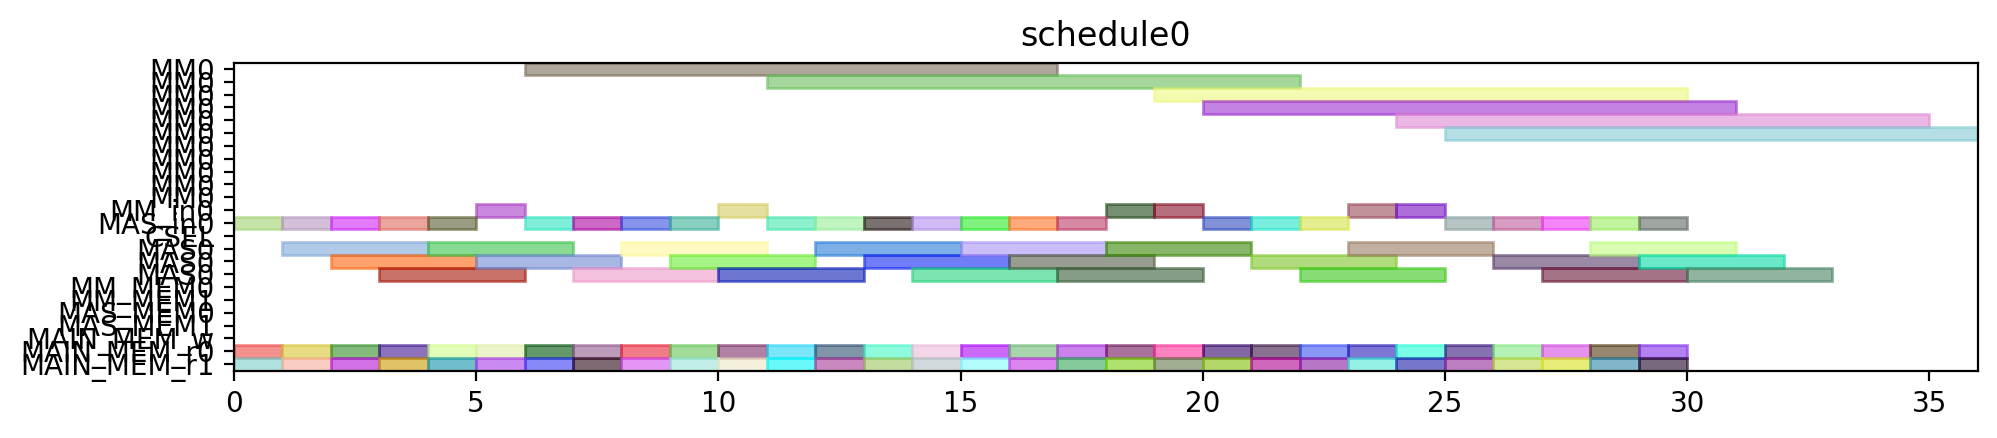

Generate this figure with Python:
from pyschedule import Scenario, solvers, plotters, alt


def solve():
	horizon = 149
	S = Scenario("schedule0", horizon=horizon)

	# resource
	MM = S.Resources('MM', num=1, size=11)
	MM_in = S.Resources('MM_in', num=1)
	MAS_in = S.Resources('MAS_in', num=1)
	CSEL = S.Resource('CSEL')
	MAS = S.Resources('MAS', num=1, size=3, periods=range(1, horizon))
	MM_MEM = S.Resources('MM_MEM', num=2)
	MAS_MEM = S.Resources('MAS_MEM', num=2)
	MAIN_MEM_w = S.Resource('MAIN_MEM_w', size=1)
	MAIN_MEM_r = S.Resources('MAIN_MEM_r', num=2)

	# result of previous scheduling

	# new tasks
	d_t0_a1_0 = S.Task('d_t0_a1_0', length=3, delay_cost=1)
	d_t0_a1_0 += alt(MAS)
	d_t0_a1_0_in = S.Task('d_t0_a1_0_in', length=1, delay_cost=1)
	d_t0_a1_0_in += alt(MAS_in)
	S += d_t0_a1_0_in*MAS_in[0]<=d_t0_a1_0*MAS[0]

	d_t0_a1_0_mem0 = S.Task('d_t0_a1_0_mem0', length=1, delay_cost=1)
	d_t0_a1_0_mem0 += MAIN_MEM_r[0]
	S += d_t0_a1_0_mem0 <= d_t0_a1_0

	d_t0_a1_0_mem1 = S.Task('d_t0_a1_0_mem1', length=1, delay_cost=1)
	d_t0_a1_0_mem1 += MAIN_MEM_r[1]
	S += d_t0_a1_0_mem1 <= d_t0_a1_0

	d_t0_a1_1 = S.Task('d_t0_a1_1', length=3, delay_cost=1)
	d_t0_a1_1 += alt(MAS)
	d_t0_a1_1_in = S.Task('d_t0_a1_1_in', length=1, delay_cost=1)
	d_t0_a1_1_in += alt(MAS_in)
	S += d_t0_a1_1_in*MAS_in[0]<=d_t0_a1_1*MAS[0]

	d_t0_a1_1_mem0 = S.Task('d_t0_a1_1_mem0', length=1, delay_cost=1)
	d_t0_a1_1_mem0 += MAIN_MEM_r[0]
	S += d_t0_a1_1_mem0 <= d_t0_a1_1

	d_t0_a1_1_mem1 = S.Task('d_t0_a1_1_mem1', length=1, delay_cost=1)
	d_t0_a1_1_mem1 += MAIN_MEM_r[1]
	S += d_t0_a1_1_mem1 <= d_t0_a1_1

	d_t0_t10 = S.Task('d_t0_t10', length=3, delay_cost=1)
	d_t0_t10 += alt(MAS)
	d_t0_t10_in = S.Task('d_t0_t10_in', length=1, delay_cost=1)
	d_t0_t10_in += alt(MAS_in)
	S += d_t0_t10_in*MAS_in[0]<=d_t0_t10*MAS[0]

	d_t0_t10_mem0 = S.Task('d_t0_t10_mem0', length=1, delay_cost=1)
	d_t0_t10_mem0 += MAIN_MEM_r[0]
	S += d_t0_t10_mem0 <= d_t0_t10

	d_t0_t10_mem1 = S.Task('d_t0_t10_mem1', length=1, delay_cost=1)
	d_t0_t10_mem1 += MAIN_MEM_r[1]
	S += d_t0_t10_mem1 <= d_t0_t10

	d_t0_t11 = S.Task('d_t0_t11', length=3, delay_cost=1)
	d_t0_t11 += alt(MAS)
	d_t0_t11_in = S.Task('d_t0_t11_in', length=1, delay_cost=1)
	d_t0_t11_in += alt(MAS_in)
	S += d_t0_t11_in*MAS_in[0]<=d_t0_t11*MAS[0]

	d_t0_t11_mem0 = S.Task('d_t0_t11_mem0', length=1, delay_cost=1)
	d_t0_t11_mem0 += MAIN_MEM_r[0]
	S += d_t0_t11_mem0 <= d_t0_t11

	d_t0_t11_mem1 = S.Task('d_t0_t11_mem1', length=1, delay_cost=1)
	d_t0_t11_mem1 += MAIN_MEM_r[1]
	S += d_t0_t11_mem1 <= d_t0_t11

	d_t0_t3_t0 = S.Task('d_t0_t3_t0', length=11, delay_cost=1)
	d_t0_t3_t0 += alt(MM)
	d_t0_t3_t0_in = S.Task('d_t0_t3_t0_in', length=1, delay_cost=1)
	d_t0_t3_t0_in += alt(MM_in)
	S += d_t0_t3_t0_in*MM_in[0]<=d_t0_t3_t0*MM[0]
	d_t0_t3_t0_mem0 = S.Task('d_t0_t3_t0_mem0', length=1, delay_cost=1)
	d_t0_t3_t0_mem0 += MAIN_MEM_r[0]
	S += d_t0_t3_t0_mem0 <= d_t0_t3_t0

	d_t0_t3_t0_mem1 = S.Task('d_t0_t3_t0_mem1', length=1, delay_cost=1)
	d_t0_t3_t0_mem1 += MAIN_MEM_r[1]
	S += d_t0_t3_t0_mem1 <= d_t0_t3_t0

	d_t0_t3_t1 = S.Task('d_t0_t3_t1', length=11, delay_cost=1)
	d_t0_t3_t1 += alt(MM)
	d_t0_t3_t1_in = S.Task('d_t0_t3_t1_in', length=1, delay_cost=1)
	d_t0_t3_t1_in += alt(MM_in)
	S += d_t0_t3_t1_in*MM_in[0]<=d_t0_t3_t1*MM[0]
	d_t0_t3_t1_mem0 = S.Task('d_t0_t3_t1_mem0', length=1, delay_cost=1)
	d_t0_t3_t1_mem0 += MAIN_MEM_r[0]
	S += d_t0_t3_t1_mem0 <= d_t0_t3_t1

	d_t0_t3_t1_mem1 = S.Task('d_t0_t3_t1_mem1', length=1, delay_cost=1)
	d_t0_t3_t1_mem1 += MAIN_MEM_r[1]
	S += d_t0_t3_t1_mem1 <= d_t0_t3_t1

	d_t0_t3_t2 = S.Task('d_t0_t3_t2', length=3, delay_cost=1)
	d_t0_t3_t2 += alt(MAS)
	d_t0_t3_t2_in = S.Task('d_t0_t3_t2_in', length=1, delay_cost=1)
	d_t0_t3_t2_in += alt(MAS_in)
	S += d_t0_t3_t2_in*MAS_in[0]<=d_t0_t3_t2*MAS[0]

	d_t0_t3_t2_mem0 = S.Task('d_t0_t3_t2_mem0', length=1, delay_cost=1)
	d_t0_t3_t2_mem0 += MAIN_MEM_r[0]
	S += d_t0_t3_t2_mem0 <= d_t0_t3_t2

	d_t0_t3_t2_mem1 = S.Task('d_t0_t3_t2_mem1', length=1, delay_cost=1)
	d_t0_t3_t2_mem1 += MAIN_MEM_r[1]
	S += d_t0_t3_t2_mem1 <= d_t0_t3_t2

	d_t0_t3_t3 = S.Task('d_t0_t3_t3', length=3, delay_cost=1)
	d_t0_t3_t3 += alt(MAS)
	d_t0_t3_t3_in = S.Task('d_t0_t3_t3_in', length=1, delay_cost=1)
	d_t0_t3_t3_in += alt(MAS_in)
	S += d_t0_t3_t3_in*MAS_in[0]<=d_t0_t3_t3*MAS[0]

	d_t0_t3_t3_mem0 = S.Task('d_t0_t3_t3_mem0', length=1, delay_cost=1)
	d_t0_t3_t3_mem0 += MAIN_MEM_r[0]
	S += d_t0_t3_t3_mem0 <= d_t0_t3_t3

	d_t0_t3_t3_mem1 = S.Task('d_t0_t3_t3_mem1', length=1, delay_cost=1)
	d_t0_t3_t3_mem1 += MAIN_MEM_r[1]
	S += d_t0_t3_t3_mem1 <= d_t0_t3_t3

	d_t1_a1_0 = S.Task('d_t1_a1_0', length=3, delay_cost=1)
	d_t1_a1_0 += alt(MAS)
	d_t1_a1_0_in = S.Task('d_t1_a1_0_in', length=1, delay_cost=1)
	d_t1_a1_0_in += alt(MAS_in)
	S += d_t1_a1_0_in*MAS_in[0]<=d_t1_a1_0*MAS[0]

	d_t1_a1_0_mem0 = S.Task('d_t1_a1_0_mem0', length=1, delay_cost=1)
	d_t1_a1_0_mem0 += MAIN_MEM_r[0]
	S += d_t1_a1_0_mem0 <= d_t1_a1_0

	d_t1_a1_0_mem1 = S.Task('d_t1_a1_0_mem1', length=1, delay_cost=1)
	d_t1_a1_0_mem1 += MAIN_MEM_r[1]
	S += d_t1_a1_0_mem1 <= d_t1_a1_0

	d_t1_a1_1 = S.Task('d_t1_a1_1', length=3, delay_cost=1)
	d_t1_a1_1 += alt(MAS)
	d_t1_a1_1_in = S.Task('d_t1_a1_1_in', length=1, delay_cost=1)
	d_t1_a1_1_in += alt(MAS_in)
	S += d_t1_a1_1_in*MAS_in[0]<=d_t1_a1_1*MAS[0]

	d_t1_a1_1_mem0 = S.Task('d_t1_a1_1_mem0', length=1, delay_cost=1)
	d_t1_a1_1_mem0 += MAIN_MEM_r[0]
	S += d_t1_a1_1_mem0 <= d_t1_a1_1

	d_t1_a1_1_mem1 = S.Task('d_t1_a1_1_mem1', length=1, delay_cost=1)
	d_t1_a1_1_mem1 += MAIN_MEM_r[1]
	S += d_t1_a1_1_mem1 <= d_t1_a1_1

	d_t1_t10 = S.Task('d_t1_t10', length=3, delay_cost=1)
	d_t1_t10 += alt(MAS)
	d_t1_t10_in = S.Task('d_t1_t10_in', length=1, delay_cost=1)
	d_t1_t10_in += alt(MAS_in)
	S += d_t1_t10_in*MAS_in[0]<=d_t1_t10*MAS[0]

	d_t1_t10_mem0 = S.Task('d_t1_t10_mem0', length=1, delay_cost=1)
	d_t1_t10_mem0 += MAIN_MEM_r[0]
	S += d_t1_t10_mem0 <= d_t1_t10

	d_t1_t10_mem1 = S.Task('d_t1_t10_mem1', length=1, delay_cost=1)
	d_t1_t10_mem1 += MAIN_MEM_r[1]
	S += d_t1_t10_mem1 <= d_t1_t10

	d_t1_t11 = S.Task('d_t1_t11', length=3, delay_cost=1)
	d_t1_t11 += alt(MAS)
	d_t1_t11_in = S.Task('d_t1_t11_in', length=1, delay_cost=1)
	d_t1_t11_in += alt(MAS_in)
	S += d_t1_t11_in*MAS_in[0]<=d_t1_t11*MAS[0]

	d_t1_t11_mem0 = S.Task('d_t1_t11_mem0', length=1, delay_cost=1)
	d_t1_t11_mem0 += MAIN_MEM_r[0]
	S += d_t1_t11_mem0 <= d_t1_t11

	d_t1_t11_mem1 = S.Task('d_t1_t11_mem1', length=1, delay_cost=1)
	d_t1_t11_mem1 += MAIN_MEM_r[1]
	S += d_t1_t11_mem1 <= d_t1_t11

	d_t1_t3_t0 = S.Task('d_t1_t3_t0', length=11, delay_cost=1)
	d_t1_t3_t0 += alt(MM)
	d_t1_t3_t0_in = S.Task('d_t1_t3_t0_in', length=1, delay_cost=1)
	d_t1_t3_t0_in += alt(MM_in)
	S += d_t1_t3_t0_in*MM_in[0]<=d_t1_t3_t0*MM[0]
	d_t1_t3_t0_mem0 = S.Task('d_t1_t3_t0_mem0', length=1, delay_cost=1)
	d_t1_t3_t0_mem0 += MAIN_MEM_r[0]
	S += d_t1_t3_t0_mem0 <= d_t1_t3_t0

	d_t1_t3_t0_mem1 = S.Task('d_t1_t3_t0_mem1', length=1, delay_cost=1)
	d_t1_t3_t0_mem1 += MAIN_MEM_r[1]
	S += d_t1_t3_t0_mem1 <= d_t1_t3_t0

	d_t1_t3_t1 = S.Task('d_t1_t3_t1', length=11, delay_cost=1)
	d_t1_t3_t1 += alt(MM)
	d_t1_t3_t1_in = S.Task('d_t1_t3_t1_in', length=1, delay_cost=1)
	d_t1_t3_t1_in += alt(MM_in)
	S += d_t1_t3_t1_in*MM_in[0]<=d_t1_t3_t1*MM[0]
	d_t1_t3_t1_mem0 = S.Task('d_t1_t3_t1_mem0', length=1, delay_cost=1)
	d_t1_t3_t1_mem0 += MAIN_MEM_r[0]
	S += d_t1_t3_t1_mem0 <= d_t1_t3_t1

	d_t1_t3_t1_mem1 = S.Task('d_t1_t3_t1_mem1', length=1, delay_cost=1)
	d_t1_t3_t1_mem1 += MAIN_MEM_r[1]
	S += d_t1_t3_t1_mem1 <= d_t1_t3_t1

	d_t1_t3_t2 = S.Task('d_t1_t3_t2', length=3, delay_cost=1)
	d_t1_t3_t2 += alt(MAS)
	d_t1_t3_t2_in = S.Task('d_t1_t3_t2_in', length=1, delay_cost=1)
	d_t1_t3_t2_in += alt(MAS_in)
	S += d_t1_t3_t2_in*MAS_in[0]<=d_t1_t3_t2*MAS[0]

	d_t1_t3_t2_mem0 = S.Task('d_t1_t3_t2_mem0', length=1, delay_cost=1)
	d_t1_t3_t2_mem0 += MAIN_MEM_r[0]
	S += d_t1_t3_t2_mem0 <= d_t1_t3_t2

	d_t1_t3_t2_mem1 = S.Task('d_t1_t3_t2_mem1', length=1, delay_cost=1)
	d_t1_t3_t2_mem1 += MAIN_MEM_r[1]
	S += d_t1_t3_t2_mem1 <= d_t1_t3_t2

	d_t1_t3_t3 = S.Task('d_t1_t3_t3', length=3, delay_cost=1)
	d_t1_t3_t3 += alt(MAS)
	d_t1_t3_t3_in = S.Task('d_t1_t3_t3_in', length=1, delay_cost=1)
	d_t1_t3_t3_in += alt(MAS_in)
	S += d_t1_t3_t3_in*MAS_in[0]<=d_t1_t3_t3*MAS[0]

	d_t1_t3_t3_mem0 = S.Task('d_t1_t3_t3_mem0', length=1, delay_cost=1)
	d_t1_t3_t3_mem0 += MAIN_MEM_r[0]
	S += d_t1_t3_t3_mem0 <= d_t1_t3_t3

	d_t1_t3_t3_mem1 = S.Task('d_t1_t3_t3_mem1', length=1, delay_cost=1)
	d_t1_t3_t3_mem1 += MAIN_MEM_r[1]
	S += d_t1_t3_t3_mem1 <= d_t1_t3_t3

	d_t2_a1_0 = S.Task('d_t2_a1_0', length=3, delay_cost=1)
	d_t2_a1_0 += alt(MAS)
	d_t2_a1_0_in = S.Task('d_t2_a1_0_in', length=1, delay_cost=1)
	d_t2_a1_0_in += alt(MAS_in)
	S += d_t2_a1_0_in*MAS_in[0]<=d_t2_a1_0*MAS[0]

	d_t2_a1_0_mem0 = S.Task('d_t2_a1_0_mem0', length=1, delay_cost=1)
	d_t2_a1_0_mem0 += MAIN_MEM_r[0]
	S += d_t2_a1_0_mem0 <= d_t2_a1_0

	d_t2_a1_0_mem1 = S.Task('d_t2_a1_0_mem1', length=1, delay_cost=1)
	d_t2_a1_0_mem1 += MAIN_MEM_r[1]
	S += d_t2_a1_0_mem1 <= d_t2_a1_0

	d_t2_a1_1 = S.Task('d_t2_a1_1', length=3, delay_cost=1)
	d_t2_a1_1 += alt(MAS)
	d_t2_a1_1_in = S.Task('d_t2_a1_1_in', length=1, delay_cost=1)
	d_t2_a1_1_in += alt(MAS_in)
	S += d_t2_a1_1_in*MAS_in[0]<=d_t2_a1_1*MAS[0]

	d_t2_a1_1_mem0 = S.Task('d_t2_a1_1_mem0', length=1, delay_cost=1)
	d_t2_a1_1_mem0 += MAIN_MEM_r[0]
	S += d_t2_a1_1_mem0 <= d_t2_a1_1

	d_t2_a1_1_mem1 = S.Task('d_t2_a1_1_mem1', length=1, delay_cost=1)
	d_t2_a1_1_mem1 += MAIN_MEM_r[1]
	S += d_t2_a1_1_mem1 <= d_t2_a1_1

	d_t2_t10 = S.Task('d_t2_t10', length=3, delay_cost=1)
	d_t2_t10 += alt(MAS)
	d_t2_t10_in = S.Task('d_t2_t10_in', length=1, delay_cost=1)
	d_t2_t10_in += alt(MAS_in)
	S += d_t2_t10_in*MAS_in[0]<=d_t2_t10*MAS[0]

	d_t2_t10_mem0 = S.Task('d_t2_t10_mem0', length=1, delay_cost=1)
	d_t2_t10_mem0 += MAIN_MEM_r[0]
	S += d_t2_t10_mem0 <= d_t2_t10

	d_t2_t10_mem1 = S.Task('d_t2_t10_mem1', length=1, delay_cost=1)
	d_t2_t10_mem1 += MAIN_MEM_r[1]
	S += d_t2_t10_mem1 <= d_t2_t10

	d_t2_t11 = S.Task('d_t2_t11', length=3, delay_cost=1)
	d_t2_t11 += alt(MAS)
	d_t2_t11_in = S.Task('d_t2_t11_in', length=1, delay_cost=1)
	d_t2_t11_in += alt(MAS_in)
	S += d_t2_t11_in*MAS_in[0]<=d_t2_t11*MAS[0]

	d_t2_t11_mem0 = S.Task('d_t2_t11_mem0', length=1, delay_cost=1)
	d_t2_t11_mem0 += MAIN_MEM_r[0]
	S += d_t2_t11_mem0 <= d_t2_t11

	d_t2_t11_mem1 = S.Task('d_t2_t11_mem1', length=1, delay_cost=1)
	d_t2_t11_mem1 += MAIN_MEM_r[1]
	S += d_t2_t11_mem1 <= d_t2_t11

	d_t2_t3_t0 = S.Task('d_t2_t3_t0', length=11, delay_cost=1)
	d_t2_t3_t0 += alt(MM)
	d_t2_t3_t0_in = S.Task('d_t2_t3_t0_in', length=1, delay_cost=1)
	d_t2_t3_t0_in += alt(MM_in)
	S += d_t2_t3_t0_in*MM_in[0]<=d_t2_t3_t0*MM[0]
	d_t2_t3_t0_mem0 = S.Task('d_t2_t3_t0_mem0', length=1, delay_cost=1)
	d_t2_t3_t0_mem0 += MAIN_MEM_r[0]
	S += d_t2_t3_t0_mem0 <= d_t2_t3_t0

	d_t2_t3_t0_mem1 = S.Task('d_t2_t3_t0_mem1', length=1, delay_cost=1)
	d_t2_t3_t0_mem1 += MAIN_MEM_r[1]
	S += d_t2_t3_t0_mem1 <= d_t2_t3_t0

	d_t2_t3_t1 = S.Task('d_t2_t3_t1', length=11, delay_cost=1)
	d_t2_t3_t1 += alt(MM)
	d_t2_t3_t1_in = S.Task('d_t2_t3_t1_in', length=1, delay_cost=1)
	d_t2_t3_t1_in += alt(MM_in)
	S += d_t2_t3_t1_in*MM_in[0]<=d_t2_t3_t1*MM[0]
	d_t2_t3_t1_mem0 = S.Task('d_t2_t3_t1_mem0', length=1, delay_cost=1)
	d_t2_t3_t1_mem0 += MAIN_MEM_r[0]
	S += d_t2_t3_t1_mem0 <= d_t2_t3_t1

	d_t2_t3_t1_mem1 = S.Task('d_t2_t3_t1_mem1', length=1, delay_cost=1)
	d_t2_t3_t1_mem1 += MAIN_MEM_r[1]
	S += d_t2_t3_t1_mem1 <= d_t2_t3_t1

	d_t2_t3_t2 = S.Task('d_t2_t3_t2', length=3, delay_cost=1)
	d_t2_t3_t2 += alt(MAS)
	d_t2_t3_t2_in = S.Task('d_t2_t3_t2_in', length=1, delay_cost=1)
	d_t2_t3_t2_in += alt(MAS_in)
	S += d_t2_t3_t2_in*MAS_in[0]<=d_t2_t3_t2*MAS[0]

	d_t2_t3_t2_mem0 = S.Task('d_t2_t3_t2_mem0', length=1, delay_cost=1)
	d_t2_t3_t2_mem0 += MAIN_MEM_r[0]
	S += d_t2_t3_t2_mem0 <= d_t2_t3_t2

	d_t2_t3_t2_mem1 = S.Task('d_t2_t3_t2_mem1', length=1, delay_cost=1)
	d_t2_t3_t2_mem1 += MAIN_MEM_r[1]
	S += d_t2_t3_t2_mem1 <= d_t2_t3_t2

	d_t2_t3_t3 = S.Task('d_t2_t3_t3', length=3, delay_cost=1)
	d_t2_t3_t3 += alt(MAS)
	d_t2_t3_t3_in = S.Task('d_t2_t3_t3_in', length=1, delay_cost=1)
	d_t2_t3_t3_in += alt(MAS_in)
	S += d_t2_t3_t3_in*MAS_in[0]<=d_t2_t3_t3*MAS[0]

	d_t2_t3_t3_mem0 = S.Task('d_t2_t3_t3_mem0', length=1, delay_cost=1)
	d_t2_t3_t3_mem0 += MAIN_MEM_r[0]
	S += d_t2_t3_t3_mem0 <= d_t2_t3_t3

	d_t2_t3_t3_mem1 = S.Task('d_t2_t3_t3_mem1', length=1, delay_cost=1)
	d_t2_t3_t3_mem1 += MAIN_MEM_r[1]
	S += d_t2_t3_t3_mem1 <= d_t2_t3_t3

	d_t3000 = S.Task('d_t3000', length=3, delay_cost=1)
	d_t3000 += alt(MAS)
	d_t3000_in = S.Task('d_t3000_in', length=1, delay_cost=1)
	d_t3000_in += alt(MAS_in)
	S += d_t3000_in*MAS_in[0]<=d_t3000*MAS[0]

	d_t3000_mem0 = S.Task('d_t3000_mem0', length=1, delay_cost=1)
	d_t3000_mem0 += MAIN_MEM_r[0]
	S += d_t3000_mem0 <= d_t3000

	d_t3000_mem1 = S.Task('d_t3000_mem1', length=1, delay_cost=1)
	d_t3000_mem1 += MAIN_MEM_r[1]
	S += d_t3000_mem1 <= d_t3000

	d_t3001 = S.Task('d_t3001', length=3, delay_cost=1)
	d_t3001 += alt(MAS)
	d_t3001_in = S.Task('d_t3001_in', length=1, delay_cost=1)
	d_t3001_in += alt(MAS_in)
	S += d_t3001_in*MAS_in[0]<=d_t3001*MAS[0]

	d_t3001_mem0 = S.Task('d_t3001_mem0', length=1, delay_cost=1)
	d_t3001_mem0 += MAIN_MEM_r[0]
	S += d_t3001_mem0 <= d_t3001

	d_t3001_mem1 = S.Task('d_t3001_mem1', length=1, delay_cost=1)
	d_t3001_mem1 += MAIN_MEM_r[1]
	S += d_t3001_mem1 <= d_t3001

	d_t3010 = S.Task('d_t3010', length=3, delay_cost=1)
	d_t3010 += alt(MAS)
	d_t3010_in = S.Task('d_t3010_in', length=1, delay_cost=1)
	d_t3010_in += alt(MAS_in)
	S += d_t3010_in*MAS_in[0]<=d_t3010*MAS[0]

	d_t3010_mem0 = S.Task('d_t3010_mem0', length=1, delay_cost=1)
	d_t3010_mem0 += MAIN_MEM_r[0]
	S += d_t3010_mem0 <= d_t3010

	d_t3010_mem1 = S.Task('d_t3010_mem1', length=1, delay_cost=1)
	d_t3010_mem1 += MAIN_MEM_r[1]
	S += d_t3010_mem1 <= d_t3010

	d_t3011 = S.Task('d_t3011', length=3, delay_cost=1)
	d_t3011 += alt(MAS)
	d_t3011_in = S.Task('d_t3011_in', length=1, delay_cost=1)
	d_t3011_in += alt(MAS_in)
	S += d_t3011_in*MAS_in[0]<=d_t3011*MAS[0]

	d_t3011_mem0 = S.Task('d_t3011_mem0', length=1, delay_cost=1)
	d_t3011_mem0 += MAIN_MEM_r[0]
	S += d_t3011_mem0 <= d_t3011

	d_t3011_mem1 = S.Task('d_t3011_mem1', length=1, delay_cost=1)
	d_t3011_mem1 += MAIN_MEM_r[1]
	S += d_t3011_mem1 <= d_t3011

	d_t4000 = S.Task('d_t4000', length=3, delay_cost=1)
	d_t4000 += alt(MAS)
	d_t4000_in = S.Task('d_t4000_in', length=1, delay_cost=1)
	d_t4000_in += alt(MAS_in)
	S += d_t4000_in*MAS_in[0]<=d_t4000*MAS[0]

	d_t4000_mem0 = S.Task('d_t4000_mem0', length=1, delay_cost=1)
	d_t4000_mem0 += MAIN_MEM_r[0]
	S += d_t4000_mem0 <= d_t4000

	d_t4000_mem1 = S.Task('d_t4000_mem1', length=1, delay_cost=1)
	d_t4000_mem1 += MAIN_MEM_r[1]
	S += d_t4000_mem1 <= d_t4000

	d_t4001 = S.Task('d_t4001', length=3, delay_cost=1)
	d_t4001 += alt(MAS)
	d_t4001_in = S.Task('d_t4001_in', length=1, delay_cost=1)
	d_t4001_in += alt(MAS_in)
	S += d_t4001_in*MAS_in[0]<=d_t4001*MAS[0]

	d_t4001_mem0 = S.Task('d_t4001_mem0', length=1, delay_cost=1)
	d_t4001_mem0 += MAIN_MEM_r[0]
	S += d_t4001_mem0 <= d_t4001

	d_t4001_mem1 = S.Task('d_t4001_mem1', length=1, delay_cost=1)
	d_t4001_mem1 += MAIN_MEM_r[1]
	S += d_t4001_mem1 <= d_t4001

	solvers.mip.solve(S,msg=1,kind='CPLEX',ratio_gap=1.01)

	solution = [['hoge']*len(S.solution()[1]) for i in range(len(S.solution()))]
	for i in range(len(S.solution())):
		for j in range(len(S.solution()[i])):
			solution[i][j]=str(S.solution()[i][j])
	print(solution)

	cycles = int(solution[-1][3])

	pic_file_name = "/mnt/rose/usr1/fukuda/ABE/multiRAM_multiMAS_16mux/scheduling_result/stage11MM1_stage3MAS1/FP12_LADDERMUL/schedule0.png"
	if(S.solution() != []):
		plotters.matplotlib.plot(S,img_filename=pic_file_name, show_task_labels=False, fig_size=(cycles*0.25+3, 2))

	return solution
